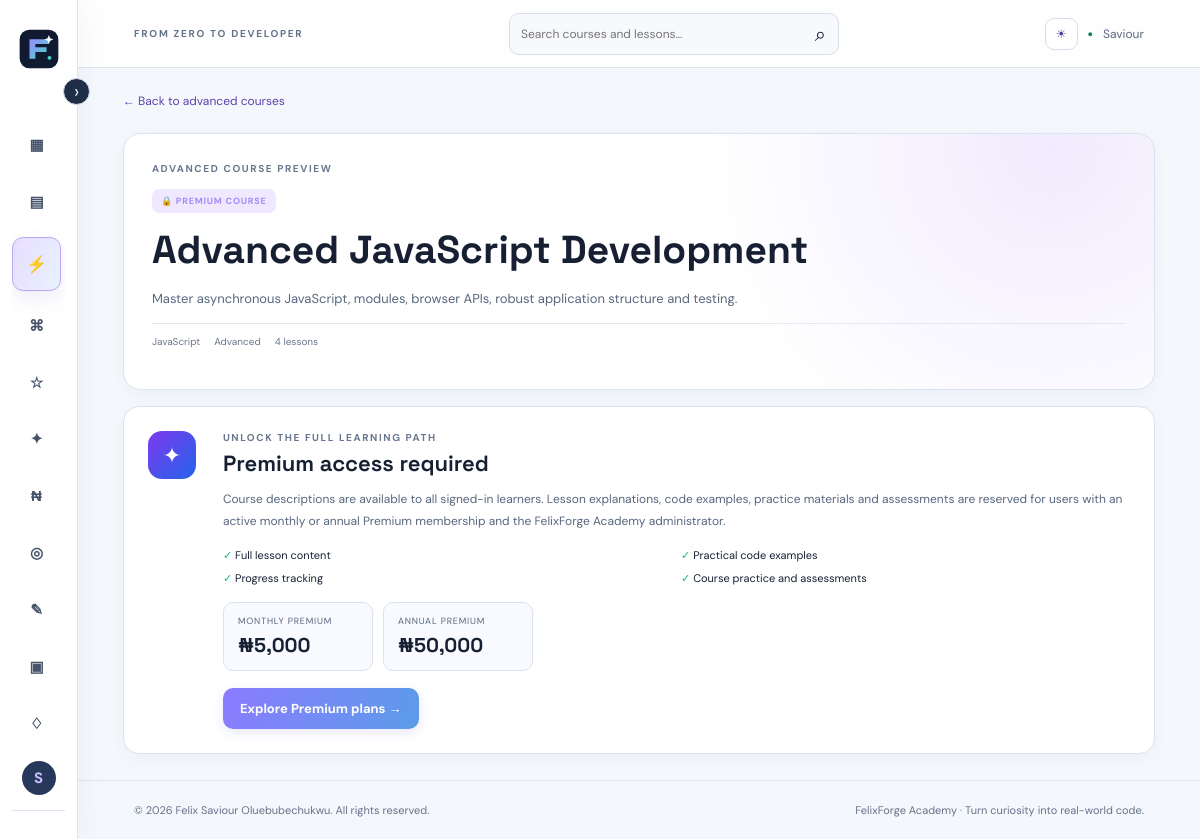
Page /advanced-courses/advanced-javascript (signed in) on the committed database.
### app.py (models this page shows, shortened)
class User(UserMixin, db.Model):
    id = db.Column(db.Integer, primary_key=True)
    username = db.Column(db.String(32), unique=True, nullable=False)
    email = db.Column(db.String(254), unique=True, nullable=False)
    password_hash = db.Column(db.String(255), nullable=False)
    created_at = db.Column(db.DateTime, default=datetime.utcnow)
    projects = db.relationship('Project', backref='owner', cascade='all, delete-orphan')
    progress = db.relationship('Progress', backref='learner', cascade='all, delete-orphan')
    quiz_results = db.relationship('QuizResult', back_populates='learner', cascade='all, delete-orphan')

class Course(db.Model):
    id = db.Column(db.Integer, primary_key=True)
    slug = db.Column(db.String(40), unique=True, nullable=False)
    title = db.Column(db.String(80), nullable=False)
    level = db.Column(db.String(30), default='Beginner')
    description = db.Column(db.Text, default='')
    language = db.Column(db.String(30), nullable=False)
    access_level = db.Column(db.String(20), nullable=False, default='free')
    lessons = db.relationship('Lesson', backref='course', cascade='all, delete-orphan', order_by='Lesson.position')

### app.py (the view)
@app.route('/advanced-courses/<slug>')
@login_required
def advanced_course_detail(slug):
    course = Course.query.filter_by(slug=slug, access_level='premium').first_or_404()
    if can_access_advanced_courses():
        done = {p.lesson_id for p in Progress.query.filter_by(user_id=current_user.id).all()}
        return render_template('course.html', course=course, done=done)
    return render_template('advanced_course_locked.html', course=course,
                           monthly_fee=app.config['MEMBERSHIP_MONTHLY_NAIRA'],
                           annual_fee=app.config['MEMBERSHIP_ANNUAL_NAIRA'])

### app.py (called while the page is built)
@login_manager.user_loader
def load_user(user_id): return db.session.get(User, int(user_id))

def is_admin_user():
    admin_email = app.config.get('ADMIN_EMAIL', '')
    return bool(
        current_user.is_authenticated
        and app.config.get('ADMIN_ENABLED')
        and admin_email
        and current_user.email.lower() == admin_email
    )

def has_active_premium_membership(user_id):
    now = datetime.utcnow()
    return MembershipPayment.query.filter(
        MembershipPayment.user_id == user_id,
        MembershipPayment.plan.in_(['monthly', 'annual']),
        MembershipPayment.status == 'paid',
        MembershipPayment.starts_at.isnot(None),
        MembershipPayment.starts_at <= now,
        MembershipPayment.ends_at.isnot(None),
        MembershipPayment.ends_at > now,
    ).first() is not None

def can_access_advanced_courses():
    return bool(current_user.is_authenticated and (
        is_admin_user() or has_active_premium_membership(current_user.id)
    ))

@app.before_request
def record_daily_activity():
    if current_user.is_authenticated and request.endpoint not in {'static', 'logout'}:
        today = datetime.utcnow().date()
        activity = UserActivity.query.filter_by(user_id=current_user.id, activity_date=today).first()
        if activity is None:
            db.session.add(UserActivity(user_id=current_user.id, activity_date=today, last_seen_at=datetime.utcnow()))
        try:
            db.session.commit()
        except Exception:
            db.session.rollback()
            app.logger.exception('Could not record learner activity')

### templates/advanced_course_locked.html (shortened to what this page needs)
{% extends 'base.html' %}
{% block content %}
<a class="back-link" href="{{ url_for('advanced_courses') }}">← Back to advanced courses</a>
<section class="locked-course-hero"><div class="eyebrow">ADVANCED COURSE PREVIEW</div><div class="locked-course-label">🔒 PREMIUM COURSE</div><h1>{{ course.title }}</h1><p>{{ course.description }}</p><div class="advanced-card-meta"><span>{{ course.language }}</span><span>{{ course.level }}</span><span>{{ course.lessons|length }} lessons</span></div></section>
<section class="locked-content-panel"><div class="locked-content-icon">✦</div><div><div class="eyebrow">UNLOCK THE FULL LEARNING PATH</div><h2>Premium access required</h2><p>Course descriptions are available to all signed-in learners. Lesson explanations, code examples, practice materials and assessments are reserved for users with an active monthly or annual Premium membership and the FelixForge Academy administrator.</p><div class="locked-benefits"><span>✓ Full lesson content</span><span>✓ Practical code examples</span><span>✓ Progress tracking</span><span>✓ Course practice and assessments</span></div><div class="locked-prices"><div><small>MONTHLY PREMIUM</small><b>₦{{ "{:,.0f}".format(monthly_fee) }}</b></div><div><small>ANNUAL PREMIUM</small><b>₦{{ "{:,.0f}".format(annual_fee) }}</b></div></div><a class="button" href="{{ url_for('monetization_plan') }}">Explore Premium plans →</a></div></section>
{% endblock %}

### templates/base.html (shortened to what this page needs)
<!doctype html>
<html lang="en">
<head>
<link rel="stylesheet" href="{{ url_for('static',filename='style.css') }}">
</head>
<body>
<div class="shell">
<aside class="sidebar" id="appSidebar">
<button type="button" class="sidebar-toggle" id="sidebarToggle" aria-label="Collapse navigation" aria-expanded="true" title="Collapse navigation">‹</button>
<a class="brand" href="{{ url_for('home') }}" aria-label="FelixForge Academy home"><img class="brand-logo" src="{{ url_for('static', filename='felixforge-logo.svg') }}" alt=""><span>FelixForge <span class="brand-muted">Academy</span></span></a>
<nav>
<a href="{{ url_for('dashboard') }}" class="nav-link {% if request.endpoint=='dashboard' %}active{% endif %}">▦ <span>Dashboard</span></a>
<a href="{{ url_for('courses') }}" class="nav-link ">▤ </a>
<a href="{{ url_for('advanced_courses') }}" class="nav-link advanced-nav-link {% if advanced_nav_active %}active{% endif %}"><strong class="advanced-icon">⚡</strong><span>Advanced Courses</span><span class="advanced-badge">PRO</span></a>
<a href="{{ url_for('editor') }}" class="nav-link {% if request.endpoint=='editor' %}active{% endif %}">⌘ <span>Code editor</span></a>
<a href="{{ url_for('bookmarks') }}" class="nav-link">☆ <span>Bookmarks</span></a>
<a href="{{ url_for('achievements') }}" class="nav-link">✦ <span>Achievements</span></a>
<a href="{{ url_for('monetization_plan') }}" class="nav-link {% if request.endpoint=='monetization_plan' %}active{% endif %}">₦ <span>Pricing & certificates</span></a>
<a href="{{ url_for('community') }}" class="nav-link">◎ <span>Community</span></a>
<a href="{{ url_for('suggestions') }}" class="nav-link {% if request.endpoint=='suggestions' %}active{% endif %}">✎ <span>Suggestions</span></a>
<a href="{{ url_for('portfolio') }}" class="nav-link">▣ <span>Portfolio</span></a>
<a href="{{ url_for('notifications') }}" class="nav-link">♢ <span>Notifications{% if unread_notifications %} ({{ unread_notifications }}){% endif %}</span></a>
</nav>
<div class="side-bottom"><div class="side-label">YOUR ACCOUNT</div>
<div class="user-mini"><div class="avatar">{{ (current_user.username[0] if current_user.is_authenticated else 'F')|upper }}</div></div>
</div>
</aside>
<main class="main">
<header class="topbar"><div class="crumb">FROM ZERO TO DEVELOPER</div>
<form class="global-search" action="{{ url_for('search') }}" method="get"><input name="q" type="search" placeholder="Search courses and lessons…" aria-label="Search courses and lessons"><button aria-label="Search">⌕</button></form>
<div class="top-actions"><button type="button" class="theme-toggle" id="themeToggle" aria-label="Toggle colour theme" aria-pressed="false">◐</button>
{% if current_user.is_authenticated %}<span class="online-dot">●</span><span class="top-user"><a href="{{ url_for('profile') }}">{{ current_user.username }}</a></span>{% else %}<a class="button button-small" href="{{ url_for('login') }}">Log in</a>{% endif %}</div>
</header>
<section class="page">{% block content %}{% endblock %}</section>
<footer>© {{ year }} Felix Saviour Oluebubechukwu. All rights reserved. <span>FelixForge Academy · Turn curiosity into real-world code.</span></footer>
</main></div>
</body></html>

### rows in the picture
User: username "S", username "Saviour"
Course: title "Advanced JavaScript Development", description "Master asynchronous JavaScript, modules, browser APIs, robust application structure and testing.", language "JavaScript", level "Advanced"

### other values in the picture
{{ course.lessons|length }} "4"
{{ "{:,.0f}".format(monthly_fee) }} "5,000"
{{ "{:,.0f}".format(annual_fee) }} "50,000"
